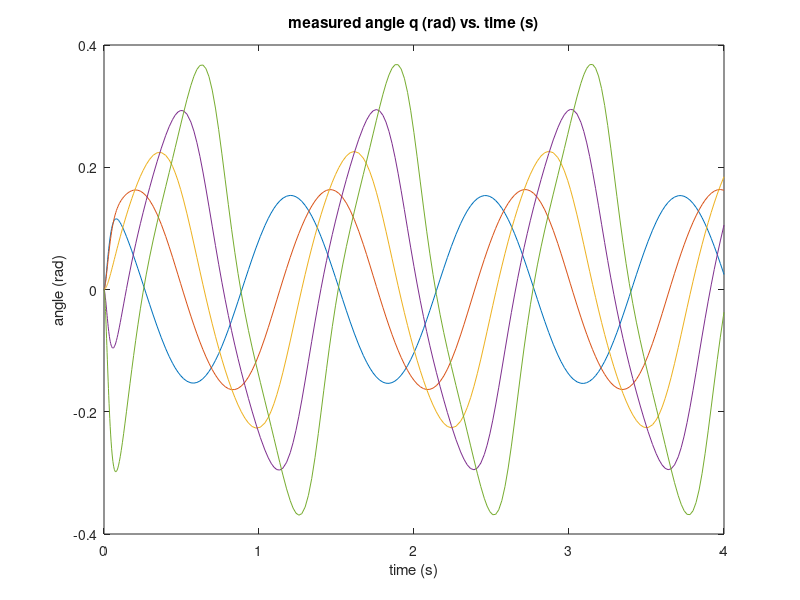
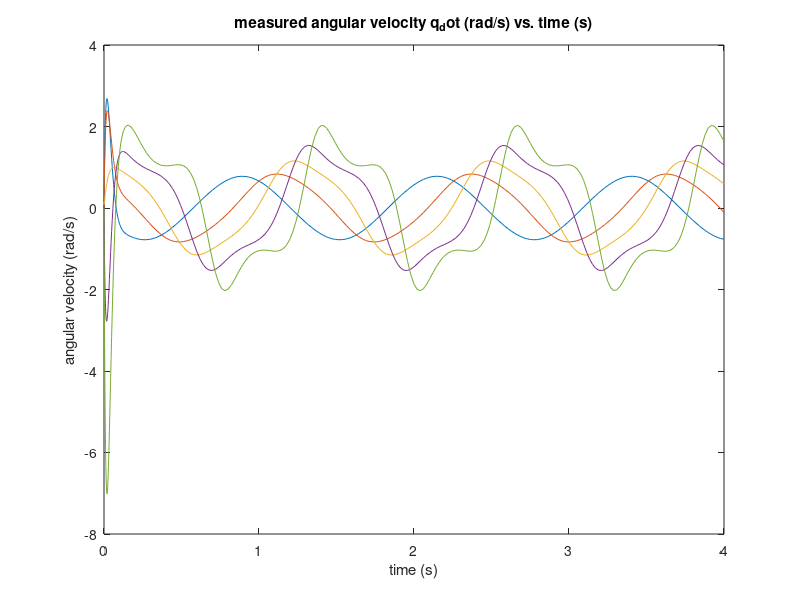
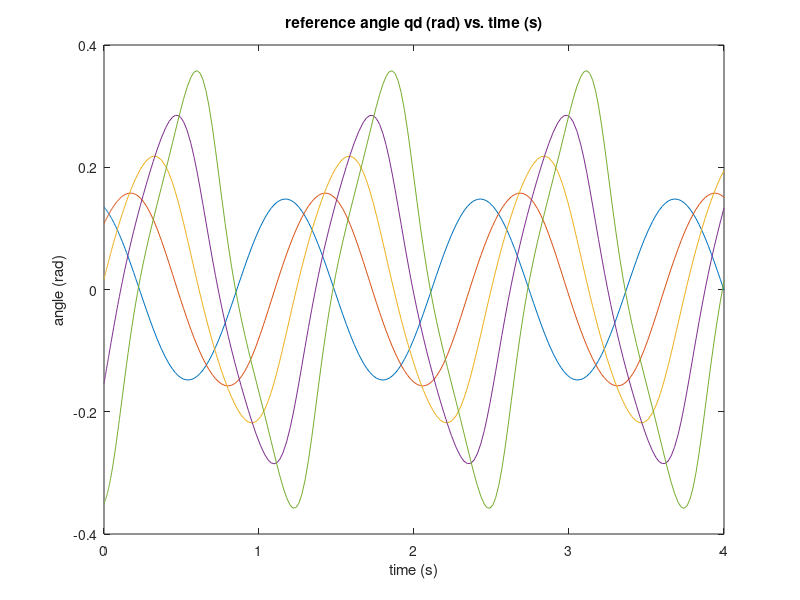
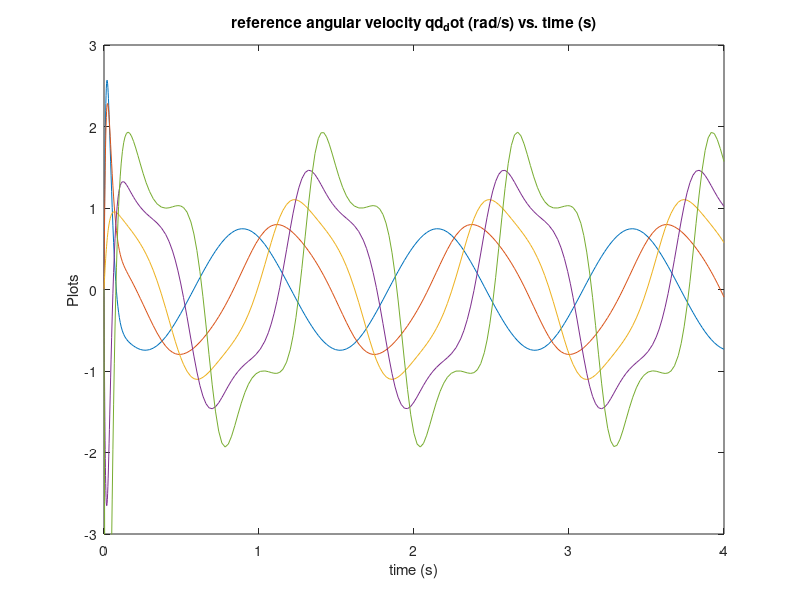

The MATLAB source for these figures, in order:
%{
File Plots qd, qd_dot, q, q_dot, u

%}

addpath('Data/');
load('Data/q.mat'); % q_rad
load('Data/qd.mat'); % qd_rad
load('Data/q_dot.mat'); % q_dot_rad
load('Data/qd_dot.mat'); % qd_dot_rad
load('Data/u.mat'); % u_torque

t = q_rad(1,:);
q = q_rad(2,:);
q_dot = q_dot_rad(2,:);
qd = qd_rad(2,:);
qd_dot = qd_dot_rad(2,:);
u = u_torque(2,:);

%%%%%%%%%%%%%%%%%%%%%%%%%%%%%%%%%%%%%%%%%%%%%%%%%%
% Plot q 

figure(1);
plot(t, q_rad(4:8,:));
title('measured angle q (rad) vs. time (s)');
xlabel('time (s)');
ylabel('angle (rad)');

%%%%%%%%%%%%%%%%%%%%%%%%%%%%%%%%%%%%%%%%%%%%%%%%%%%

% Plot q_dot
figure(2);
plot(t, q_dot_rad(4:8,:));
title('measured angular velocity q_dot (rad/s) vs. time (s)');
xlabel('time (s)');
ylabel('angular velocity (rad/s)');

%%%%%%%%%%%%%%%%%%%%%%%%%%%%%%%%%%%%%%%%%%%%%%%%%%
% Plot qd 
figure(3);
plot(t, qd_rad(4:8,:));
title('reference angle qd (rad) vs. time (s)');
xlabel('time (s)');
ylabel('angle (rad)');

%%%%%%%%%%%%%%%%%%%%%%%%%%%%%%%%%%%%%%%%%%%%%%%%%%
% Plot qd_dot

figure(4); 
plot(t, qd_dot_rad(4:8,:));
ylim([-3, 3]);
title('reference angular velocity qd_dot (rad/s) vs. time (s)');
xlabel('time (s)');
ylabel('Plots');

%%%%%%%%%%%%%%%%%%%%%%%%%%%%%%%%%%%%%%%%%%%%%%%%%%
% Plot u

figure(5);
plot(t, u_torque(4:8,:));
ylim([-0.1, 0.1]);
title('joint control torque u (gcm^2/s^2) vs. time (s)');
xlabel('time (s)');
ylabel('u (gcm^2/s^2)');

%%%%%%%%%%%%%%%%%%%%%%%%%%%%%%%%%%%%%%%%%%%%%%%%%%%



